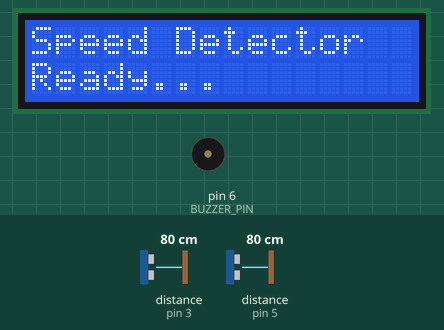
The sketch below on a simulated Arduino Uno, built with avr-gcc and run on an emulated ATmega328P. Shown: 16×2 character LCD, buzzer (waves = sounding). Wiring (inferred from the names in the program): 2 × ultrasonic range finder: trigger pin 2, echo pin 3 / trigger pin 4, echo pin 5. The inputs (shaded band) are chosen by the test bench; at power-on: distance to the obstacle (sensors on pin 3, pin 5) 80 cm. The echo pulse lasts 58.3 µs per cm; what the sketch prints to the serial monitor is not drawn.

Above: at 1.3 s.
1.4 s: distance to the obstacle (sensor on pin 3) set to 74 cm
2.9 s: distance to the obstacle (sensor on pin 3) set to 68 cm
At 3.5 s:
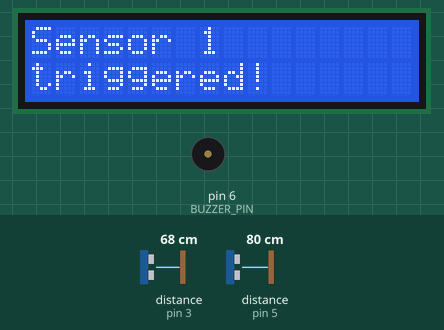
4.4 s: distance to the obstacle (sensor on pin 5) set to 75 cm
5.9 s: distance to the obstacle (sensor on pin 5) set to 67 cm
At 7.0 s:
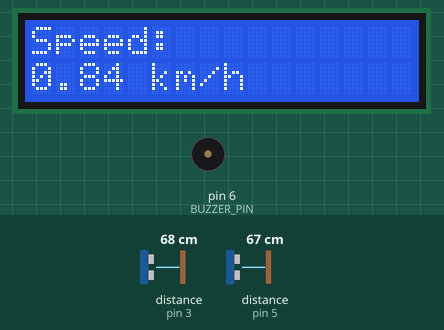
At 8.7 s:
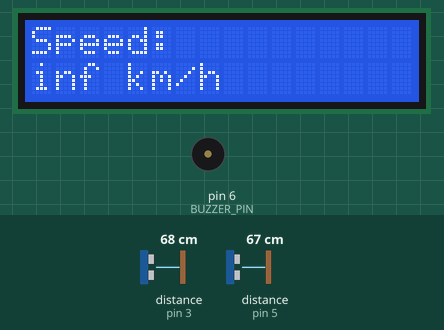
8.9 s: distance to the obstacle (sensor on pin 3) set to 7 cm
11.5 s: distance to the obstacle (sensor on pin 3) set to 4 cm
At 12.4 s:
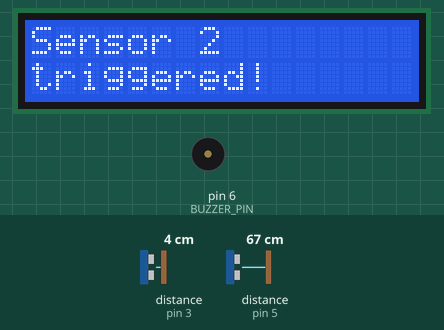
Timing chart, 0 to 14.5 s (numbered marks = the images above; inputs shaded):
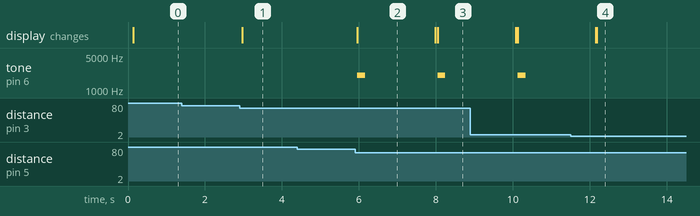

The sketch:

LCD-Speed-Detector.ino
```cpp
#include <Wire.h>
#include <LiquidCrystal_I2C.h>

// Define pins for ultrasonic sensors
const int TRIG_PIN_1 = 2;  // First sensor trigger pin
const int ECHO_PIN_1 = 3;  // First sensor echo pin
const int TRIG_PIN_2 = 4;  // Second sensor trigger pin
const int ECHO_PIN_2 = 5;  // Second sensor echo pin
const int BUZZER_PIN = 6;  // Buzzer pin

// Constants
const float MIN_DISTANCE = 5.0;      // Minimum detection distance in cm
const float MAX_DISTANCE = 70.0;     // Maximum detection distance in cm
const float SOUND_SPEED = 0.034;     // Speed of sound in cm/microsecond
const unsigned long TRIGGER_TIMEOUT = 5000;  // Timeout for second trigger in milliseconds
const int BUZZER_FREQUENCY = 2000;   // Buzzer frequency in Hz
const int BUZZER_DURATION = 200;     // Buzzer duration in milliseconds
const float SENSOR_DISTANCE = 70.0;  // Distance between sensors in cm
const unsigned long BACKLIGHT_TIMEOUT = 30000;  // Backlight timeout in milliseconds (30 seconds)
const unsigned long SENSOR_READ_INTERVAL = 200;  // Time between sensor readings in milliseconds

// Variables
bool firstSensorTriggered = false;
bool secondSensorTriggered = false;
unsigned long firstTriggerTime = 0;  // Time when first sensor triggered
int firstTriggeredSensor = 0;        // 1 for sensor 1, 2 for sensor 2
float speed = 0;                     // Speed in km/h
unsigned long lastActivityTime = 0;  // Time of last activity
unsigned long lastSensorRead = 0;    // Time of last sensor reading

// Initialize LCD (address 0x27, 16 columns, 2 rows)
LiquidCrystal_I2C lcd(0x27, 16, 2);

void setup() {
  // Initialize serial communication
  Serial.begin(9600);
  Serial.println("Speed Detector Debug Mode");
  Serial.println("------------------------");
  Serial.println("Sensor 1 | Sensor 2 | Status");
  Serial.println("------------------------");

  // Initialize ultrasonic sensor pins
  pinMode(TRIG_PIN_1, OUTPUT);
  pinMode(ECHO_PIN_1, INPUT);
  pinMode(TRIG_PIN_2, OUTPUT);
  pinMode(ECHO_PIN_2, INPUT);
  pinMode(BUZZER_PIN, OUTPUT);  // Initialize buzzer pin

  // Initialize LCD
  lcd.init();
  lcd.backlight();
  lcd.clear();
  lcd.setCursor(0, 0);
  lcd.print("Speed Detector");
  lcd.setCursor(0, 1);
  lcd.print("Ready...");

  lastActivityTime = millis();  // Initialize activity timer
  lastSensorRead = millis();    // Initialize sensor read timer
}

void beep() {
  tone(BUZZER_PIN, BUZZER_FREQUENCY, BUZZER_DURATION);
}

float getDistance(int trigPin, int echoPin) {
  // Clear the trigger pin
  digitalWrite(trigPin, LOW);
  delayMicroseconds(2);

  // Send 10us pulse
  digitalWrite(trigPin, HIGH);
  delayMicroseconds(10);
  digitalWrite(trigPin, LOW);

  // Read the echo pin
  long duration = pulseIn(echoPin, HIGH);

  // Calculate distance
  float distance = duration * SOUND_SPEED / 2;
  return distance;
}

void printDebugInfo(float dist1, float dist2, const char* status) {
  // Print sensor readings and status
  Serial.print(dist1);
  Serial.print(" cm\t| ");
  Serial.print(dist2);
  Serial.print(" cm\t| ");
  Serial.println(status);
}

void resetDetection() {
  firstSensorTriggered = false;
  secondSensorTriggered = false;
  firstTriggerTime = 0;
  firstTriggeredSensor = 0;
  speed = 0;
  lcd.clear();
  lcd.setCursor(0, 0);
  lcd.print("Speed Detector");
  lcd.setCursor(0, 1);
  lcd.print("Ready...");
}

void checkBacklight() {
  unsigned long currentTime = millis();
  if (currentTime - lastActivityTime > BACKLIGHT_TIMEOUT) {
    lcd.noBacklight();  // Turn off backlight
  }
}

void loop() {
  unsigned long currentTime = millis();

  // Only read sensors at specified intervals to save power
  if (currentTime - lastSensorRead >= SENSOR_READ_INTERVAL) {
    lastSensorRead = currentTime;

    // Read distances from both sensors
    float distance1 = getDistance(TRIG_PIN_1, ECHO_PIN_1);
    float distance2 = getDistance(TRIG_PIN_2, ECHO_PIN_2);

    bool sensor1InRange = (distance1 >= MIN_DISTANCE && distance1 <= MAX_DISTANCE);
    bool sensor2InRange = (distance2 >= MIN_DISTANCE && distance2 <= MAX_DISTANCE);

    // First sensor trigger (either sensor 1 or 2)
    if (!firstSensorTriggered && !secondSensorTriggered) {
      if (sensor1InRange) {
        firstSensorTriggered = true;
        firstTriggerTime = currentTime;
        firstTriggeredSensor = 1;
        lcd.backlight();  // Turn on backlight
        lastActivityTime = currentTime;  // Reset activity timer
        lcd.clear();
        lcd.setCursor(0, 0);
        lcd.print("Sensor 1");
        lcd.setCursor(0, 1);
        lcd.print("triggered!");
        printDebugInfo(distance1, distance2, "Sensor 1 triggered");
      }
      else if (sensor2InRange) {
        firstSensorTriggered = true;
        firstTriggerTime = currentTime;
        firstTriggeredSensor = 2;
        lcd.backlight();  // Turn on backlight
        lastActivityTime = currentTime;  // Reset activity timer
        lcd.clear();
        lcd.setCursor(0, 0);
        lcd.print("Sensor 2");
        lcd.setCursor(0, 1);
        lcd.print("triggered!");
        printDebugInfo(distance1, distance2, "Sensor 2 triggered");
      }
    }

    // Second sensor trigger
    if (firstSensorTriggered && !secondSensorTriggered) {
      if (currentTime - firstTriggerTime <= TRIGGER_TIMEOUT) {
        // Check for second sensor trigger based on which sensor triggered first
        if ((firstTriggeredSensor == 1 && sensor2InRange) ||
            (firstTriggeredSensor == 2 && sensor1InRange)) {
          secondSensorTriggered = true;

          // Calculate speed (km/h)
          unsigned long timeDiff = currentTime - firstTriggerTime;
          // Convert cm/s to km/h: (cm/s * 3600) / 100000
          speed = (SENSOR_DISTANCE * 3600.0) / (timeDiff * 100.0);

          // Display speed
          lcd.clear();
          lcd.setCursor(0, 0);
          lcd.print("Speed:");
          lcd.setCursor(0, 1);
          lcd.print(speed);
          lcd.print(" km/h");

          // Print debug info
          char speedMsg[50];
          sprintf(speedMsg, "Speed: %.2f km/h", speed);
          printDebugInfo(distance1, distance2, speedMsg);

          beep();  // Beep once for detection
          delay(2000);
          resetDetection();
        }
      }
    }

    // Check for timeout
    if (firstSensorTriggered && !secondSensorTriggered) {
      if (currentTime - firstTriggerTime > TRIGGER_TIMEOUT) {
        printDebugInfo(distance1, distance2, "Timeout - No second trigger");
        resetDetection();
      }
    }

    // Print regular status if nothing special happened
    if (!firstSensorTriggered && !secondSensorTriggered) {
      printDebugInfo(distance1, distance2, "Waiting for detection");
    }
  }

  // Check backlight timeout
  checkBacklight();
}
```

Measured:
- the behaviour switches between 71 and 70 cm on distance to the obstacle (sensor on pin 3) (found by bisection; images 0 and 1)
- the behaviour switches between 71 and 70 cm on distance to the obstacle (sensor on pin 5) (found by bisection; images 1 and 2)
- the behaviour switches between 6 and 5 cm on distance to the obstacle (sensor on pin 3) (found by bisection; images 3 and 4)
- after the input at 1.4 s, every drawn part: stays the same
- after the input at 2.9 s, the display: changes after 0.07 s (image 1)
- after the input at 4.4 s, every drawn part: stays the same
- after the input at 5.9 s, tone on pin 6 (BUZZER_PIN): alternates 2000 Hz for 0.20 s and silent for 1.9 s, starting after 0.06 s; the display: changes after 0.06 s (image 2)
- after the input at 11.5 s, tone on pin 6 (BUZZER_PIN): stops changing and stays silent; the display: first differs from a run without the input after 0.69 s (image 4)
- what the display in image 2 shows lasts 2.0 s, from 6.0 s to 8.0 s
